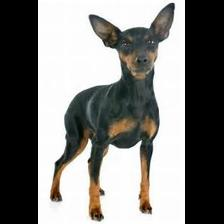
#> input picture task2_ner_image_classification/data/dummy_animals10/test/cane/OIP--PKqX2FCj-4MRkSi78FVcgHaLP.jpeg, 224 x 224 px; its folder holds only this picture in this run
$ python -i data_preprocess.py   (imports and definitions only)
#> lines starting #> are read from the running program, lines starting #| are printed output that depends on the picture
#> further down, picture is the input picture: PIL image 224x224 RGB; mean R, G, B 127.4, 127, 124.5
import math
import shutil
import random
from pathlib import Path
from typing import List, Optional

import numpy as np
from tqdm import tqdm
from PIL import Image, ImageOps, ImageEnhance, ImageFilter

def _rotate_and_zoom(img, angle):
    """
    Rotate an image and zoom so that no black corners appear.

    :param img: PIL Image
    :param angle: rotation angle in degrees
    :return: rotated and zoomed Image
    """
#> called with angle = 17.22

    w, h = img.size
#> w = 224; h = 224
    angle_rad = math.radians(angle % 360)

    cos_a = abs(math.cos(angle_rad))
    sin_a = abs(math.sin(angle_rad))
    scale = min(w / (w * cos_a + h * sin_a), h / (w * sin_a + h * cos_a))
#> scale = 0.799

    rotated = img.rotate(angle, expand=True)
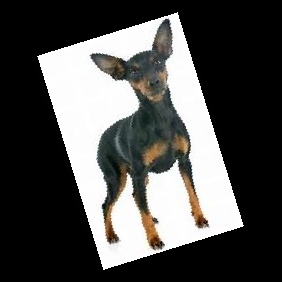
#> rotated: PIL image 282x282 RGB; mean R, G, B 80.4, 80.2, 78.6

    W, H = rotated.size
#> W = 282; H = 282
    new_w = w * scale
#> new_w = 179
    new_h = h * scale
#> new_h = 179
    left = (W - new_w) / 2
#> left = 51.49
    top = (H - new_h) / 2
#> top = 51.49
    right = left + new_w
#> right = 230.5
    bottom = top + new_h
#> bottom = 230.5

    cropped = rotated.crop((left, top, right, bottom))
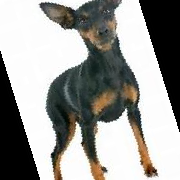
#> cropped: PIL image 180x180 RGB; mean R, G, B 155, 154.9, 151.5

    return cropped

def _random_augment(img: Image.Image):
    """Apply random augmentations (rotation, flip, brightness, blur)."""
    # rotation with zoom (no black corners)
    angle = random.uniform(-25, 25)
    img = _rotate_and_zoom(img, angle)

    # horizontal flip
    if random.random() < 0.5:
        img = img.transpose(Image.FLIP_LEFT_RIGHT)

    # brightness/contrast jitter
    if random.random() < 0.3:
        enhancer = ImageEnhance.Brightness(img)
        img = enhancer.enhance(random.uniform(0.7, 1.3))

    if random.random() < 0.3:
        enhancer = ImageEnhance.Contrast(img)
        img = enhancer.enhance(random.uniform(0.8, 1.2))

    # slight blur
    if random.random() < 0.2:
        img = img.filter(ImageFilter.GaussianBlur(radius=1))

    return img

# [126 lines left out: functions oversample_with_augmentation, split_dataset, resize_images, not called in this run]


# [9 lines of commented-out code are left out]

>>> from PIL import Image
>>> picture = Image.open('../../data/dummy_animals10/test/cane/OIP--PKqX2FCj-4MRkSi78FVcgHaLP.jpeg')
>>> result = _random_augment(picture)

$ run again, on task2_ner_image_classification/data/dummy_animals10/test/cane/OIP-mDhzMgCo-VSVxIzlKymfBwHaEJ.jpeg
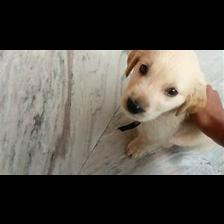
#> input picture task2_ner_image_classification/data/dummy_animals10/test/cane/OIP-mDhzMgCo-VSVxIzlKymfBwHaEJ.jpeg, 224 x 224 px
#> picture is the input picture: PIL image 224x224 RGB; mean R, G, B 86.9, 81.7, 74.2
#> in _rotate_and_zoom, `rotated = img.rotate(angle, expand=True)`:
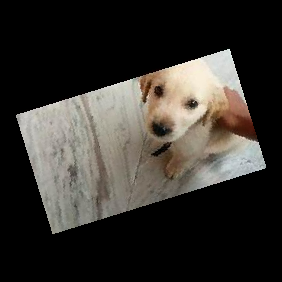
#> rotated: PIL image 282x282 RGB; mean R, G, B 54.8, 51.5, 46.9
#> in _rotate_and_zoom, `cropped = rotated.crop((left, top, right, bottom))`:
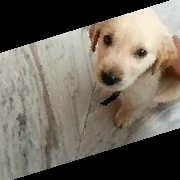
#> cropped: PIL image 180x180 RGB; mean R, G, B 111.2, 104.2, 93.8
